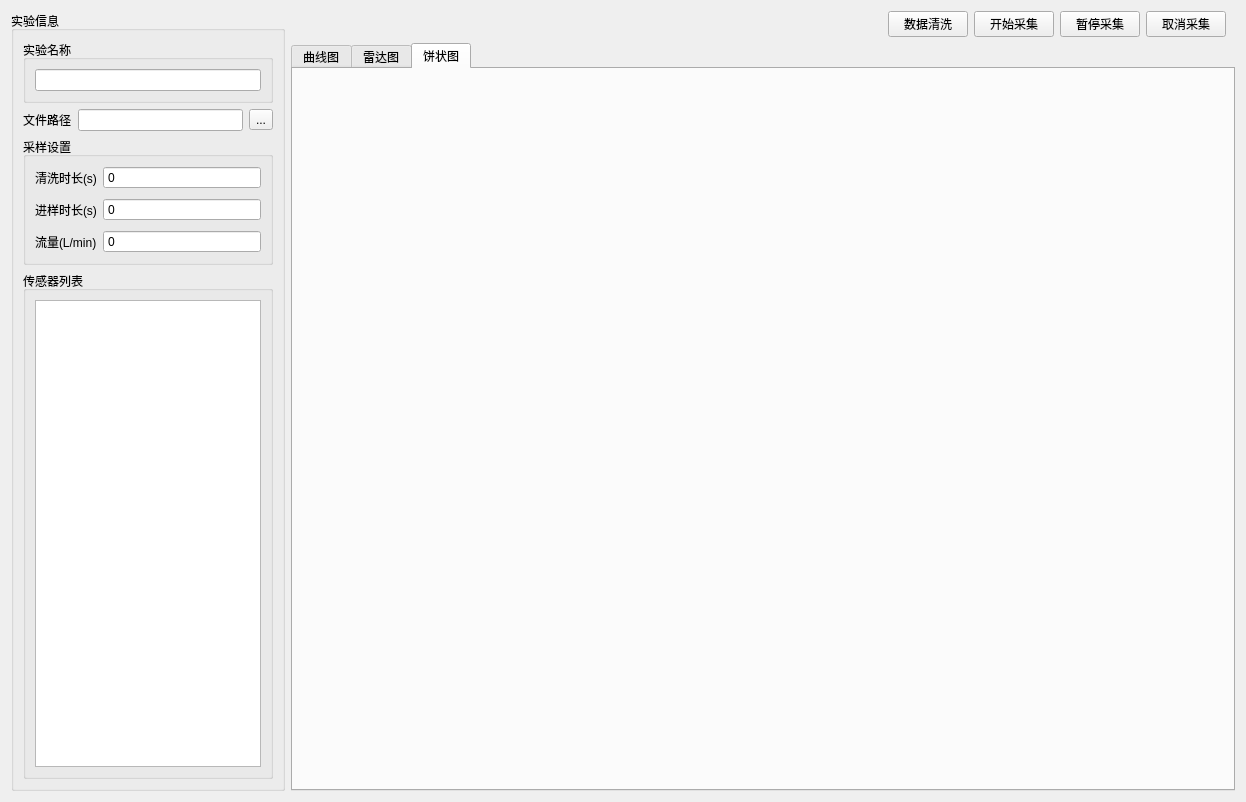
<?xml version="1.0" encoding="UTF-8"?>
<ui version="4.0">
 <class>Gragh_show</class>
 <widget class="QWidget" name="Gragh_show">
  <property name="geometry">
   <rect>
    <x>0</x>
    <y>0</y>
    <width>1246</width>
    <height>802</height>
   </rect>
  </property>
  <property name="windowTitle">
   <string>Form</string>
  </property>
  <layout class="QHBoxLayout" name="horizontalLayout_3">
   <item>
    <layout class="QGridLayout" name="gridLayout" rowstretch="0,0" columnstretch="1,4">
     <item row="0" column="0" rowspan="2">
      <widget class="QGroupBox" name="groupBox">
       <property name="font">
        <font>
         <weight>50</weight>
         <bold>false</bold>
        </font>
       </property>
       <property name="title">
        <string>实验信息</string>
       </property>
       <property name="flat">
        <bool>false</bool>
       </property>
       <property name="checkable">
        <bool>false</bool>
       </property>
       <layout class="QVBoxLayout" name="verticalLayout" stretch="0,0,1,4">
        <item>
         <widget class="QGroupBox" name="groupBox_2">
          <property name="title">
           <string>实验名称</string>
          </property>
          <layout class="QGridLayout" name="gridLayout_3">
           <item row="0" column="0">
            <widget class="QLineEdit" name="Experiment_lineEdit"/>
           </item>
          </layout>
         </widget>
        </item>
        <item>
         <layout class="QHBoxLayout" name="horizontalLayout_2">
          <item>
           <widget class="QLabel" name="label">
            <property name="text">
             <string>文件路径</string>
            </property>
           </widget>
          </item>
          <item>
           <widget class="QLineEdit" name="File_lineEdit"/>
          </item>
          <item>
           <widget class="QToolButton" name="toolButton">
            <property name="text">
             <string>...</string>
            </property>
           </widget>
          </item>
         </layout>
        </item>
        <item>
         <widget class="QGroupBox" name="groupBox_3">
          <property name="title">
           <string>采样设置</string>
          </property>
          <layout class="QGridLayout" name="gridLayout_4" columnstretch="1,4">
           <property name="verticalSpacing">
            <number>9</number>
           </property>
           <item row="2" column="0">
            <widget class="QLabel" name="label_3">
             <property name="layoutDirection">
              <enum>Qt::LeftToRight</enum>
             </property>
             <property name="text">
              <string>进样时长(s)</string>
             </property>
            </widget>
           </item>
           <item row="3" column="0">
            <widget class="QLabel" name="label_4">
             <property name="layoutDirection">
              <enum>Qt::LeftToRight</enum>
             </property>
             <property name="text">
              <string>流量(L/min)</string>
             </property>
            </widget>
           </item>
           <item row="3" column="1">
            <widget class="QSpinBox" name="Flowtime_spinBox">
             <property name="buttonSymbols">
              <enum>QAbstractSpinBox::NoButtons</enum>
             </property>
            </widget>
           </item>
           <item row="0" column="0">
            <widget class="QLabel" name="label_2">
             <property name="layoutDirection">
              <enum>Qt::LeftToRight</enum>
             </property>
             <property name="text">
              <string>清洗时长(s)</string>
             </property>
            </widget>
           </item>
           <item row="2" column="1">
            <widget class="QSpinBox" name="Inputtime_spinBox">
             <property name="buttonSymbols">
              <enum>QAbstractSpinBox::NoButtons</enum>
             </property>
            </widget>
           </item>
           <item row="0" column="1">
            <widget class="QSpinBox" name="Cleartime_spinBox">
             <property name="focusPolicy">
              <enum>Qt::WheelFocus</enum>
             </property>
             <property name="buttonSymbols">
              <enum>QAbstractSpinBox::NoButtons</enum>
             </property>
            </widget>
           </item>
          </layout>
         </widget>
        </item>
        <item>
         <widget class="QGroupBox" name="groupBox_4">
          <property name="title">
           <string>传感器列表</string>
          </property>
          <layout class="QGridLayout" name="gridLayout_2">
           <item row="0" column="0">
            <widget class="QTableView" name="Senser_stableView">
             <property name="minimumSize">
              <size>
               <width>226</width>
               <height>0</height>
              </size>
             </property>
             <property name="maximumSize">
              <size>
               <width>226</width>
               <height>16777215</height>
              </size>
             </property>
            </widget>
           </item>
          </layout>
         </widget>
        </item>
       </layout>
      </widget>
     </item>
     <item row="0" column="1">
      <widget class="QWidget" name="widget" native="true">
       <layout class="QHBoxLayout" name="horizontalLayout">
        <property name="topMargin">
         <number>0</number>
        </property>
        <property name="bottomMargin">
         <number>0</number>
        </property>
        <item>
         <spacer name="horizontalSpacer">
          <property name="orientation">
           <enum>Qt::Horizontal</enum>
          </property>
          <property name="sizeHint" stdset="0">
           <size>
            <width>40</width>
            <height>20</height>
           </size>
          </property>
         </spacer>
        </item>
        <item>
         <widget class="QPushButton" name="Dataclear_Button">
          <property name="maximumSize">
           <size>
            <width>100</width>
            <height>32</height>
           </size>
          </property>
          <property name="autoFillBackground">
           <bool>false</bool>
          </property>
          <property name="text">
           <string>数据清洗</string>
          </property>
         </widget>
        </item>
        <item>
         <widget class="QPushButton" name="Collectbegin_Button">
          <property name="maximumSize">
           <size>
            <width>100</width>
            <height>32</height>
           </size>
          </property>
          <property name="text">
           <string>开始采集</string>
          </property>
         </widget>
        </item>
        <item>
         <widget class="QPushButton" name="Pause_Button">
          <property name="maximumSize">
           <size>
            <width>100</width>
            <height>32</height>
           </size>
          </property>
          <property name="text">
           <string>暂停采集</string>
          </property>
         </widget>
        </item>
        <item>
         <widget class="QPushButton" name="Cancel_Button">
          <property name="maximumSize">
           <size>
            <width>100</width>
            <height>32</height>
           </size>
          </property>
          <property name="text">
           <string>取消采集</string>
          </property>
         </widget>
        </item>
       </layout>
      </widget>
     </item>
     <item row="1" column="1">
      <widget class="QTabWidget" name="tabWidget">
       <property name="currentIndex">
        <number>2</number>
       </property>
       <widget class="QWidget" name="Line_Show">
        <attribute name="title">
         <string>曲线图</string>
        </attribute>
        <layout class="QGridLayout" name="gridLayout_5">
         <item row="0" column="0">
          <layout class="QVBoxLayout" name="Linegragh_Layout"/>
         </item>
        </layout>
       </widget>
       <widget class="QWidget" name="tab_2">
        <attribute name="title">
         <string>雷达图</string>
        </attribute>
        <layout class="QGridLayout" name="gridLayout_6">
         <item row="0" column="0">
          <layout class="QVBoxLayout" name="Radargragh_Layout"/>
         </item>
        </layout>
       </widget>
       <widget class="QWidget" name="tab">
        <attribute name="title">
         <string>饼状图</string>
        </attribute>
        <layout class="QGridLayout" name="gridLayout_7">
         <item row="0" column="0">
          <layout class="QVBoxLayout" name="Piegragh_Layout"/>
         </item>
        </layout>
       </widget>
      </widget>
     </item>
    </layout>
   </item>
  </layout>
 </widget>
 <resources>
  <include location="../images/icon.qrc"/>
 </resources>
 <connections/>
</ui>
